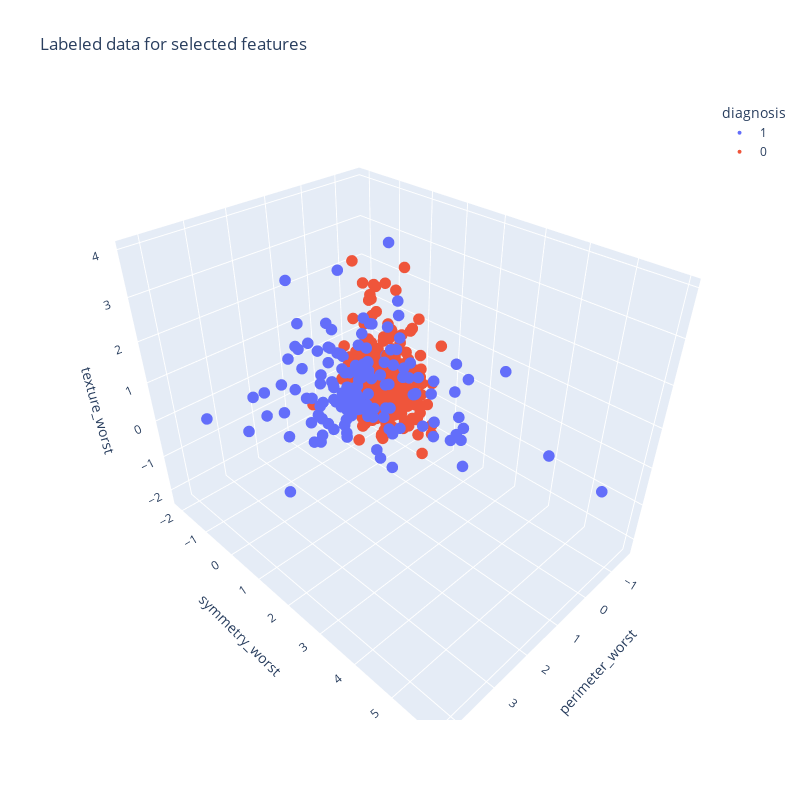

Here is the notebook cell this chart was saved with:
### Code cell
# Eyeball that it makes sense
fig = px.scatter_3d(pd.concat([X_train, y_train], axis=1).astype({'diagnosis': str}), x=best.features[0], y=best.features[1], z=best.features[2], color=yname, title='Labeled data for selected features')
fig.update_traces(marker=dict(size=4))

fig.update_layout(
    width=800,
    height=800,
)

### Figure 1 — Plotly figure (JSON) as saved in the notebook; plotly's stock layout.template omitted (floating-point values rounded to 4 significant figures; data arrays with more than 128 entries replaced by an {"elided": "..."} marker saying what was removed)
{"data": [{"hovertemplate": "diagnosis=1<br>perimeter_worst=%{x}<br>symmetry_worst=%{y}<br>texture_worst=%{z}<extra></extra>", "legendgroup": "1", "marker": {"color": "#636efa", "size": 4, "symbol": "circle"}, "mode": "markers", "name": "1", "scene": "scene", "showlegend": true, "type": "scatter3d", "x": {"elided": "145 float values"}, "y": {"elided": "145 float values"}, "z": {"elided": "145 float values"}}, {"hovertemplate": "diagnosis=0<br>perimeter_worst=%{x}<br>symmetry_worst=%{y}<br>texture_worst=%{z}<extra></extra>", "legendgroup": "0", "marker": {"color": "#EF553B", "size": 4, "symbol": "circle"}, "mode": "markers", "name": "0", "scene": "scene", "showlegend": true, "type": "scatter3d", "x": {"elided": "236 float values"}, "y": {"elided": "236 float values"}, "z": {"elided": "236 float values"}}], "layout": {"height": 800, "legend": {"title": {"text": "diagnosis"}, "tracegroupgap": 0}, "scene": {"domain": {"x": [0, 1], "y": [0, 1]}, "xaxis": {"title": {"text": "perimeter_worst"}}, "yaxis": {"title": {"text": "symmetry_worst"}}, "zaxis": {"title": {"text": "texture_worst"}}}, "title": {"text": "Labeled data for selected features"}, "width": 800}}
